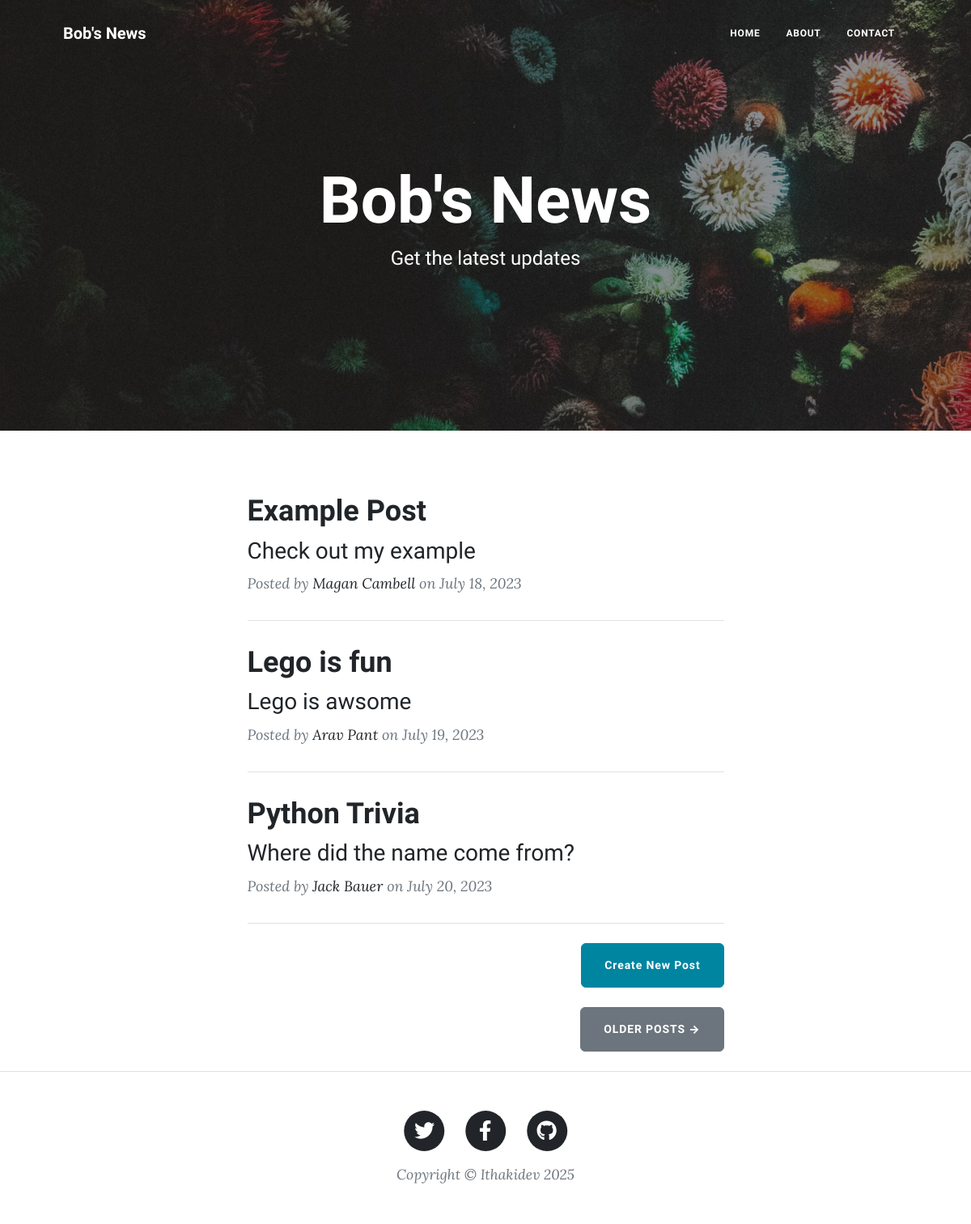
Before: / with the older database file.
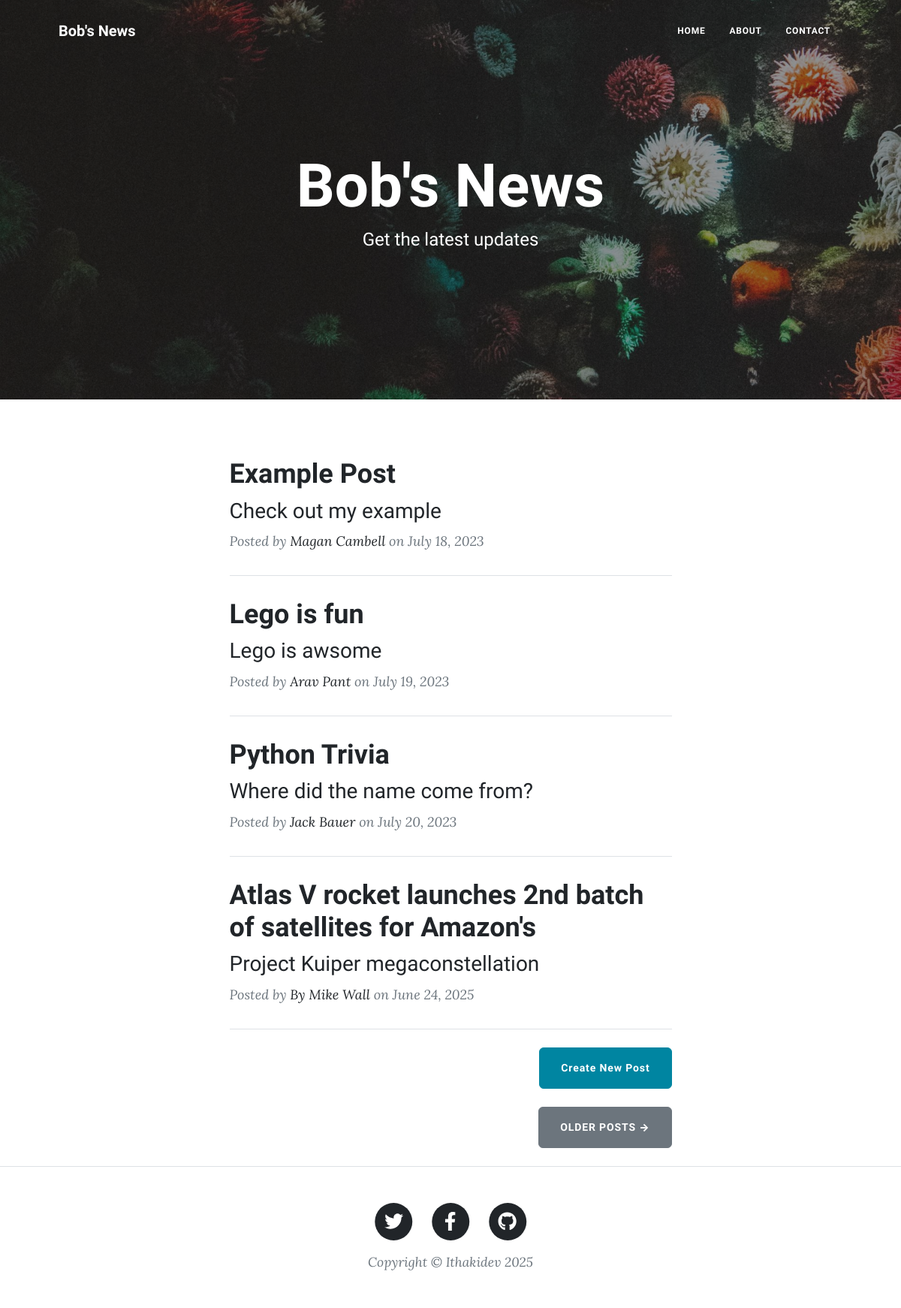
After: the same page with the newer database file.
### main.py (models this page shows)
class BlogPost(db.Model):
    id: Mapped[int] = mapped_column(Integer, primary_key=True)
    title: Mapped[str] = mapped_column(String(250), unique=True, nullable=False)
    subtitle: Mapped[str] = mapped_column(String(250), nullable=False)
    date: Mapped[str] = mapped_column(String(250), nullable=False)
    body: Mapped[str] = mapped_column(Text, nullable=False)
    author: Mapped[str] = mapped_column(String(250), nullable=False)
    img_url: Mapped[str] = mapped_column(String(250), nullable=False)

### main.py (the view)
@app.route('/')
def get_all_posts():
    with app.app_context():
        posts = db.session.query(BlogPost).all()
    return render_template("index.html", all_posts=posts)

### templates/index.html
{% include "header.html" %}
<header
  class="masthead"
  style="background-image: url('../static/assets/img/home-bg.jpg')"
>
  <div class="container position-relative px-4 px-lg-5">
    <div class="row gx-4 gx-lg-5 justify-content-center">
      <div class="col-md-10 col-lg-8 col-xl-7">
        <div class="site-heading">
          <h1>Bob's News</h1>
          <span class="subheading">Get the latest updates</span>
        </div>
      </div>
    </div>
  </div>
</header>
<div class="container px-4 px-lg-5">
  <div class="row gx-4 gx-lg-5 justify-content-center">
    <div class="col-md-10 col-lg-8 col-xl-7">
      {% for post in all_posts %}
      <div class="post-preview">
        <a href="{{ url_for('show_post', post_id=post.id) }}">
          <h2 class="post-title">{{ post.title }}</h2>
          <h3 class="post-subtitle">{{ post.subtitle }}</h3>
        </a>
        <p class="post-meta">
          Posted by
          <a href="#">{{post.author}}</a>
          on {{post.date}}
        </p>
      </div>
      <hr class="my-4" />
      {% endfor %}
      <div class="d-flex justify-content-end mb-4">
        <a
          class="btn btn-primary float-right"
          href="{{ url_for('add_new_post') }}"
          >Create New Post</a
        >
      </div>
      <div class="d-flex justify-content-end mb-4">
        <a class="btn btn-secondary text-uppercase" href="#!">Older Posts →</a>
      </div>
    </div>
  </div>
</div>
{% include "footer.html" %}

### templates/header.html (shortened to what this page needs)
<!DOCTYPE html>
<html lang="en">
  <head>
    {% block styles %}
    {{ bootstrap.load_css() }}
    <link
      href="{{ url_for('static', filename='css/styles.css') }}"
      rel="stylesheet"
    />
    {% endblock %}
  </head>
  <body>
    <nav class="navbar navbar-expand-lg navbar-light" id="mainNav">
      <div class="container px-4 px-lg-5">
        <a class="navbar-brand" href="/">Bob's News</a>
        <div class="collapse navbar-collapse" id="navbarResponsive">
          <ul class="navbar-nav ms-auto py-4 py-lg-0">
            <li class="nav-item">
              <a
                class="nav-link px-lg-3 py-3 py-lg-4"
                href="{{ url_for('get_all_posts') }}"
                >Home</a
              >
            </li>
            <li class="nav-item">
              <a
                class="nav-link px-lg-3 py-3 py-lg-4"
                href="{{ url_for('about') }}"
                >About</a
              >
            </li>
            <li class="nav-item">
              <a
                class="nav-link px-lg-3 py-3 py-lg-4"
                href="{{ url_for('contact') }}"
                >Contact</a
              >
            </li>
          </ul>
        </div>
      </div>
    </nav>

### templates/footer.html (shortened to what this page needs)
        <footer class="border-top">
          <div class="container px-4 px-lg-5">
              <div class="row gx-4 gx-lg-5 justify-content-center">
                  <div class="col-md-10 col-lg-8 col-xl-7">
                      <ul class="list-inline text-center">
                          <li class="list-inline-item">
                              <a href="#!">
                                  <span class="fa-stack fa-lg">
                                      <i class="fas fa-circle fa-stack-2x"></i>
                                      <i class="fab fa-twitter fa-stack-1x fa-inverse"></i>
                                  </span>
                              </a>
                          </li>
                          <li class="list-inline-item">
                              <a href="#!">
                                  <span class="fa-stack fa-lg">
                                      <i class="fas fa-circle fa-stack-2x"></i>
                                      <i class="fab fa-facebook-f fa-stack-1x fa-inverse"></i>
                                  </span>
                              </a>
                          </li>
                          <li class="list-inline-item">
                              <a href="#!">
                                  <span class="fa-stack fa-lg">
                                      <i class="fas fa-circle fa-stack-2x"></i>
                                      <i class="fab fa-github fa-stack-1x fa-inverse"></i>
                                  </span>
                              </a>
                          </li>
                      </ul>
                      <div class="small text-center text-muted fst-italic">Copyright &copy; Ithakidev {{ current_year }}</div>
                  </div>
              </div>
          </div>
      </footer>
  </body>
</html>

Changed rows visible on the page:
added BlogPost: title "Atlas V rocket launches 2nd batch of satellites for Amazon's", subtitle "Project Kuiper megaconstellation", author "By Mike Wall", date "June 24, 2025"
